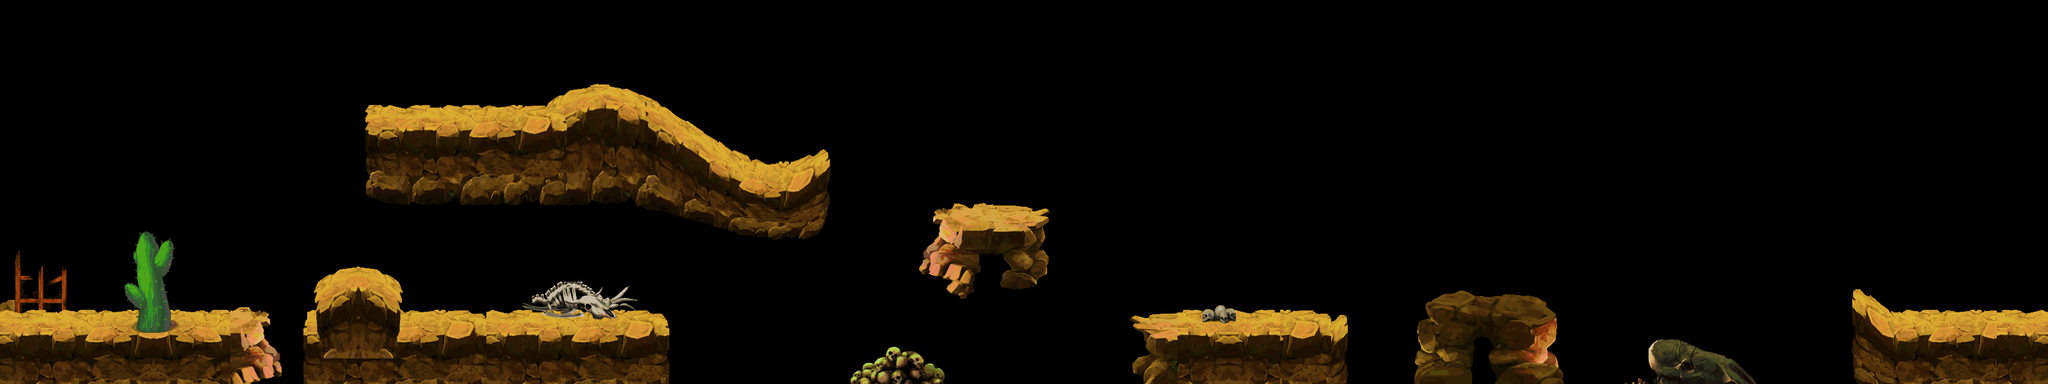

Below is a game level as drawn by its tile map, then a one-line description and the .tmx that defines it (tile-layer data replaced by summaries):
An orthogonal 80x15 tile map with 40x40 px tiles, 4 tile layers (land1, land2, land3, land4) and 48 objects.

<map version="1.0" orientation="orthogonal" width="80" height="15" tilewidth="40" tileheight="40">
 <tileset firstgid="1" name="4-2-1" tilewidth="40" tileheight="40">
  <image source="d-land.png" width="2025" height="1793" />
 </tileset>
 <layer name="land1" width="80" height="15">
  <data>[1200 cells, 40 non-empty, 40 distinct tile ids]</data>
 </layer>
 <layer name="land2" width="80" height="15">
  <data>[1200 cells, 365 non-empty, 240 distinct tile ids]</data>
 </layer>
 <layer name="land3" width="80" height="15">
  <data>[1200 cells, 110 non-empty, 102 distinct tile ids]</data>
 </layer>
 <layer name="land4" width="80" height="15">
  <data>[1200 cells, 30 non-empty, 30 distinct tile ids]</data>
 </layer>
 <objectgroup name="pengzhuang" width="80" height="15">
  <object x="-9" y="500" width="407" height="93" />
  <object x="622" y="508" width="421" height="59" />
  <object x="574" y="185" width="266" height="35" />
  <object x="1468" y="339" width="166" height="36" />
  <object x="1780" y="507" width="321" height="92" />
  <object x="2236" y="484" width="184" height="40" />
  <object x="2958" y="505" width="247" height="111" />
  <object x="577" y="465" width="45" height="87" />
  <object x="498" y="465" width="80" height="40" />
  <object x="840" y="185" width="107" height="32" />
  <object x="947" y="208" width="125" height="44" />
  <object x="1073" y="279" width="128" height="40" />
  <object x="1200" y="280" width="88" height="39" />
  <object x="2896" y="505" width="62" height="105" />
 </objectgroup>
 <objectgroup name="zuobiao1" width="80" height="15">
  <object x="717" y="181">
   <properties>
    <property name="id" value="1" />
    <property name="type" value="1" />
   </properties>
  </object>
  <object x="772" y="516">
   <properties>
    <property name="id" value="1" />
    <property name="type" value="1" />
   </properties>
  </object>
  <object x="708" y="516">
   <properties>
    <property name="id" value="1" />
    <property name="type" value="1" />
   </properties>
  </object>
  <object x="1990" y="518">
   <properties>
    <property name="id" value="1" />
    <property name="type" value="1" />
   </properties>
  </object>
  <object x="1926" y="518">
   <properties>
    <property name="id" value="1" />
    <property name="type" value="1" />
   </properties>
  </object>
 </objectgroup>
 <objectgroup name="zuobiao2" width="80" height="15">
  <object x="1554" y="338">
   <properties>
    <property name="id" value="101" />
    <property name="num" value="5" />
    <property name="range" value="100" />
    <property name="time" value="1" />
    <property name="timemax" value="12" />
    <property name="timemin" value="3" />
    <property name="z" value="0" />
   </properties>
  </object>
  <object x="1952" y="504">
   <properties>
    <property name="id" value="101" />
    <property name="num" value="6" />
    <property name="range" value="20" />
    <property name="time" value="2" />
    <property name="timemax" value="12" />
    <property name="timmin" value="3" />
   </properties>
  </object>
  <object x="786" y="506">
   <properties>
    <property name="id" value="101" />
    <property name="num" value="6" />
    <property name="range" value="20" />
    <property name="time" value="2" />
    <property name="timemax" value="12" />
    <property name="timmin" value="3" />
   </properties>
  </object>
  <object x="3044" y="504">
   <properties>
    <property name="id" value="101" />
    <property name="num" value="6" />
    <property name="range" value="20" />
    <property name="time" value="2" />
    <property name="timemax" value="12" />
    <property name="timmin" value="3" />
   </properties>
  </object>
  <object x="312" y="498">
   <properties>
    <property name="id" value="111" />
    <property name="num" value="2" />
    <property name="range" value="20" />
    <property name="time" value="1" />
    <property name="timemax" value="8" />
    <property name="timmin" value="1" />
   </properties>
  </object>
  <object x="848" y="508">
   <properties>
    <property name="id" value="111" />
    <property name="num" value="2" />
    <property name="range" value="20" />
    <property name="time" value="1" />
    <property name="timemax" value="8" />
    <property name="timmin" value="1" />
   </properties>
  </object>
  <object x="1860" y="508">
   <properties>
    <property name="id" value="111" />
    <property name="num" value="2" />
    <property name="range" value="20" />
    <property name="time" value="1" />
    <property name="timemax" value="8" />
    <property name="timmin" value="1" />
   </properties>
  </object>
  <object x="3108" y="504">
   <properties>
    <property name="id" value="111" />
    <property name="num" value="2" />
    <property name="range" value="20" />
    <property name="time" value="1" />
    <property name="timemax" value="8" />
    <property name="timmin" value="1" />
   </properties>
  </object>
  <object x="445" y="58">
   <properties>
    <property name="id" value="107" />
    <property name="num" value="3" />
    <property name="range" value="0" />
    <property name="time" value="1" />
    <property name="timemax" value="12" />
    <property name="timmin" value="3" />
   </properties>
  </object>
  <object x="2861" y="82">
   <properties>
    <property name="id" value="107" />
    <property name="num" value="3" />
    <property name="range" value="0" />
    <property name="time" value="1" />
    <property name="timemax" value="12" />
    <property name="timmin" value="3" />
   </properties>
  </object>
  <object x="2103" y="91">
   <properties>
    <property name="id" value="107" />
    <property name="num" value="3" />
    <property name="range" value="0" />
    <property name="time" value="1" />
    <property name="timemax" value="12" />
    <property name="timmin" value="3" />
   </properties>
  </object>
  <object x="136" y="498">
   <properties>
    <property name="id" value="111" />
    <property name="num" value="4" />
    <property name="range" value="0" />
    <property name="time" value="1" />
    <property name="timemax" value="8" />
    <property name="timmin" value="1" />
   </properties>
  </object>
  <object x="782" y="182">
   <properties>
    <property name="id" value="111" />
    <property name="num" value="4" />
    <property name="range" value="0" />
    <property name="time" value="1" />
    <property name="timemax" value="8" />
    <property name="timmin" value="1" />
   </properties>
  </object>
  <object x="2018" y="508">
   <properties>
    <property name="id" value="111" />
    <property name="num" value="4" />
    <property name="range" value="0" />
    <property name="time" value="1" />
    <property name="timemax" value="8" />
    <property name="timmin" value="1" />
   </properties>
  </object>
  <object x="2332" y="484">
   <properties>
    <property name="id" value="111" />
    <property name="num" value="4" />
    <property name="range" value="0" />
    <property name="time" value="1" />
    <property name="timemax" value="8" />
    <property name="timmin" value="1" />
   </properties>
  </object>
  <object x="644" y="186">
   <properties>
    <property name="id" value="108" />
    <property name="num" value="5" />
    <property name="range" value="100" />
    <property name="time" value="1" />
    <property name="timemax" value="12" />
    <property name="timemin" value="3" />
    <property name="z" value="0" />
   </properties>
  </object>
  </objectgroup>
 <objectgroup name="zuobiao3" width="80" height="15">
  <!-- 8 objects omitted --></objectgroup>
</map>
<!-- 13 of 48 objects omitted -->
